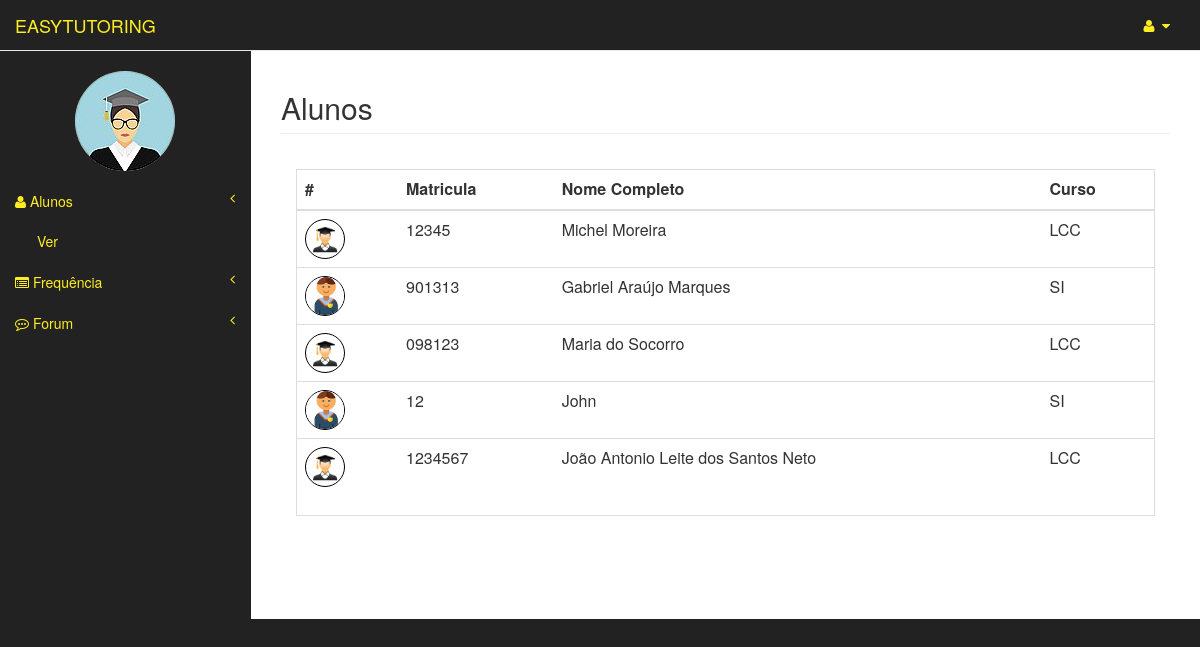
The app's page /tutor_area/listAlunos/13/ (signed in) with its own data.
### usuarios/models.py (models this page shows, shortened)
class Usuario(models.Model):
	user = models.OneToOneField(User)
	matricula = models.CharField(max_length=20)
	curso = models.CharField(max_length=3)
	tipo = models.CharField(max_length=8, blank=False,null=True)
	nome_completo = models.CharField(max_length=150)
	img = models.ImageField(upload_to="img/original/", blank=True)
	thumb = ThumbnailerImageField(upload_to="img/thumb/", blank=True,null=True,resize_source=dict(size=(100, 100), sharpen=True))

class Aluno(Usuario):
	pass
	class Meta:
		permissions= (
			("pode_acessar_area_aluno", "pode acessar area aluno"),
		)

### tutor_area/views.py (the view)
# urls.py: url(r'^listAlunos/(?P<turma_id>[0-9]+)/$', views.listAlunos, name='listAlunos'),]
def listAlunos(request,turma_id):
	user = request.user
	usuario = Usuario.objects.get(user=user)
	turma = Turma.objects.get(pk=turma_id)
	alunos = turma.alunos.all()
	context= {'turma': turma,
	'alunos': alunos,
	'usuario':usuario}
	return render(request, 'tutor_area/listAlunos.html', context=context)

### templates/tutor_area/listAlunos.html
{% extends "tutor_area/turmaArea.html" %}
{% block pageHeader %}
    <h2 class="page-header">Alunos</h2>
{% endblock pageHeader %}
{% block form %}
    <div class="panel-body">
        <div class="table-responsive table-bordered">
            <table class="table">
                <thead>
                    <tr>
                        <th>#</th>
                        <th>Matricula</th>
                        <th>Nome Completo</th>
                        <th>Curso</th>
                    </tr>
                </thead>
                <tbody>
                	{% for aluno in alunos %}
                        <tr>
                            <td><img src="{{ aluno.thumb.url}}" style="width:40px; height:40px; border:1px solid black;" class= "img-circle"/></td>
                            <td>{{aluno.matricula}}</td>
                            <td>{{aluno.nome_completo}}</td>
                             <td>{{aluno.curso}}</td>
                        </tr>
					{% endfor %}
                </tbody>
            </table>
        </div>
    </div>
{% endblock form %}

### templates/tutor_area/turmaArea.html (shortened to what this page needs)
{% extends "templateEasyTutoring.html" %}
{% block principal %}
    <a class="navbar-brand" href="{% url 'tutor_area:index' %}" id="link-color">EASYTUTORING</a>
{% endblock principal %}
{% block barraLateral %}
                <div class="navbar-default sidebar" role="navigation">
                <div class="sidebar-nav navbar-collapse">
                    <ul class="nav" id="side-menu">
                        <br>
                       <center><p><img src="{{ usuario.thumb.url}}" class= "img-circle"/> </p></center>
                        <li class="itens-menu">
                            <a href="#" id="link-color"><i class="fa fa-user"></i>  Alunos<span class="fa arrow"></span></a>
                            <ul class="nav nav-second-level">
                               <li>
                                    <a href="{% url 'tutor_area:listAlunos' turma.id %}" id="link-color"> Ver</a>
                                </li>
                            </ul>
                        </li>
                        <li class="itens-menu">
                            <a href="#" id="link-color"><i class="fa fa-list-alt" id="link-color"></i> Frequência<span class="fa arrow"></span></a>
                        </li>
                        <li class="itens-menu">
                            <a href="#" id="link-color"><i class="fa fa-commenting-o"></i> Forum<span class="fa arrow"></span></a>
                        </li>
                    </ul>
                </div>
            </div>
{% endblock barraLateral %}

### static/css/tutoring.css (style rules this page uses)
#link-color { color: #feed23; }

### records on screen
Usuario: thumb (picture)
Aluno: thumb (picture), matricula "12345", nome_completo "Michel Moreira", curso "LCC"
Aluno: thumb (picture), matricula "901313", nome_completo "Gabriel Araújo Marques", curso "SI"
Aluno: thumb (picture), matricula "098123", nome_completo "Maria do Socorro", curso "LCC"
Aluno: thumb (picture), matricula "12", nome_completo "John", curso "SI"
Aluno: thumb (picture), matricula "1234567", nome_completo "João Antonio Leite dos Santos Neto", curso "LCC"
